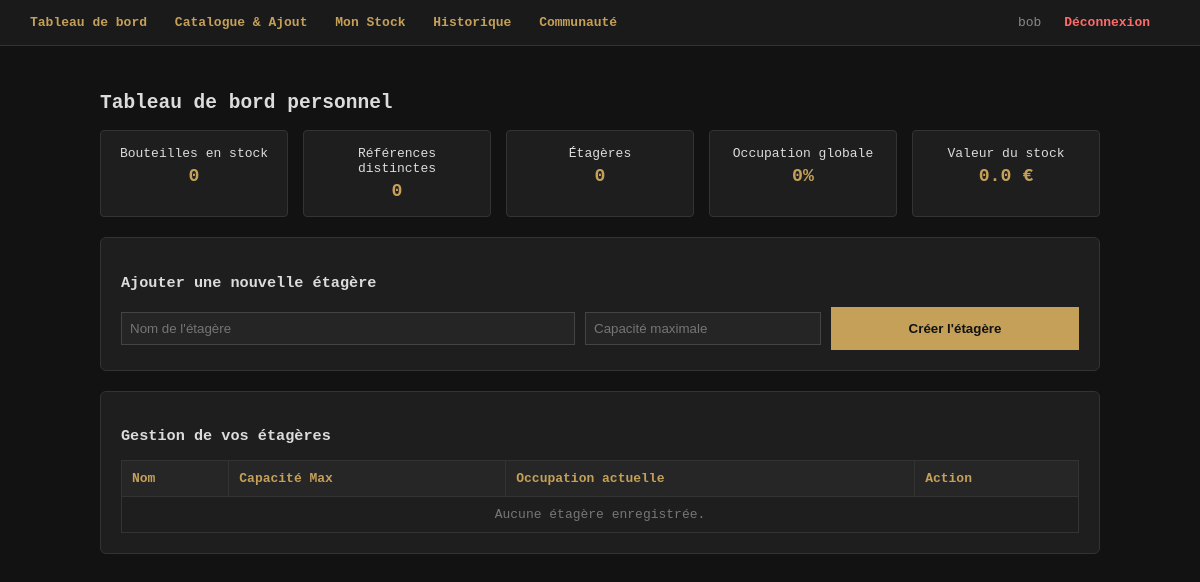
Before: /dashboard (signed in) with the older database file.
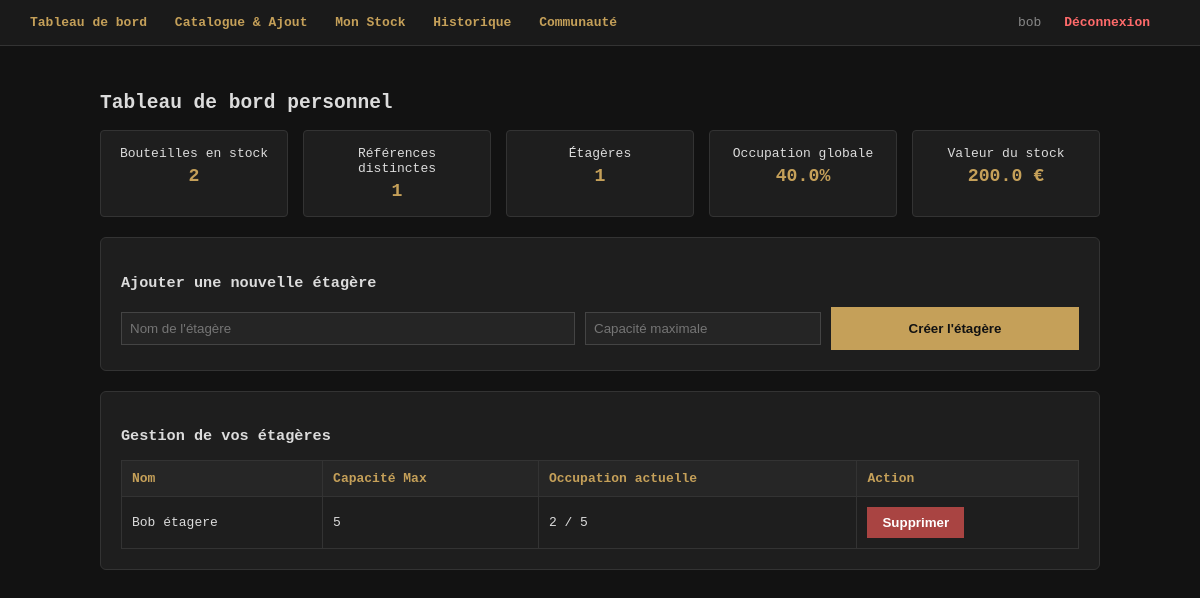
After: the same page with the newer database file.
### tables this page shows
CREATE TABLE etagere (
                id INTEGER PRIMARY KEY AUTOINCREMENT,
                nom TEXT NOT NULL,
                capacite INTEGER NOT NULL,
                cave_id INTEGER NOT NULL,
                FOREIGN KEY(cave_id) REFERENCES cave(id)
            );

### app.py (the view)
@app.route('/dashboard')
def dashboard(): # onglet dashboard pour un visuel dynamique de la cave et son contenue
    if 'user_id' not in session:
        return redirect(url_for('index'))
    user_id = session['user_id']
    conn = get_db()
    cursor = conn.cursor()
    cursor.execute("SELECT id FROM cave WHERE utilisateur_id = ?", (user_id,))
    cave = cursor.fetchone()
    cave_id = cave['id'] if cave else None
    etageres = []
    nb_bouteilles = 0
    nb_references = 0
    valeur_stock = 0.0
    capacite_totale = 0
    if cave_id:
        cursor.execute("""
            SELECT e.*,
            (SELECT COUNT(*) FROM bouteille b WHERE b.etagere_id = e.id AND b.statut = 'stock') as occupation
            FROM etagere e WHERE e.cave_id = ?
        """, (cave_id,))
        etageres = cursor.fetchall()
        for etag in etageres:
            capacite_totale += etag['capacite']
        cursor.execute("""
            SELECT COUNT(b.id) as nb, COUNT(DISTINCT b.vin_id) as refs, SUM(b.prix_achat) as total
            FROM bouteille b JOIN etagere e ON b.etagere_id = e.id
            WHERE e.cave_id = ? AND b.statut = 'stock'
        """, (cave_id,))
        res = cursor.fetchone()
        if res and res['nb']:
            nb_bouteilles = res['nb']
            nb_references = res['refs']
            valeur_stock = res['total'] if res['total'] else 0.0
    occupation_globale = (nb_bouteilles / capacite_totale * 100) if capacite_totale > 0 else 0
    conn.close()
    return render_template('dashboard.html',
                           etageres=etageres,
                           nb_bouteilles=nb_bouteilles,
                           nb_references=nb_references,
                           valeur_stock=valeur_stock,
                           capacite_totale=capacite_totale,
                           occupation_globale=round(occupation_globale, 1))

### app.py (called while the page is built)
def get_db(): # Récupération de la base de donnée
    conn = sqlite3.connect(DB_NAME)
    conn.row_factory = sqlite3.Row
    return conn

### templates/dashboard.html
{% extends "base.html" %}
{% block content %}
<h2>Tableau de bord personnel</h2>
<div class="stats-grid">
    <div class="stat-box"><div>Bouteilles en stock</div><div class="stat-val">{{ nb_bouteilles }}</div></div>
    <div class="stat-box"><div>Références distinctes</div><div class="stat-val">{{ nb_references }}</div></div>
    <div class="stat-box"><div>Étagères</div><div class="stat-val">{{ etageres|length }}</div></div>
    <div class="stat-box"><div>Occupation globale</div><div class="stat-val">{{ occupation_globale }}%</div></div>
    <div class="stat-box"><div>Valeur du stock</div><div class="stat-val">{{ valeur_stock }} €</div></div>
</div>
<div class="card">
    <h3>Ajouter une nouvelle étagère</h3>
    <form method="POST" action="/etagere/add" style="display:flex; gap:10px;">
        <input type="text" name="nom" placeholder="Nom de l'étagère" required style="flex:2;">
        <input type="number" name="capacite" placeholder="Capacité maximale" min="1" required style="flex:1;">
        <button type="submit" style="flex:1;">Créer l'étagère</button>
    </form>
</div>
<div class="card">
    <h3>Gestion de vos étagères</h3>
    <table>
        <tr><th>Nom</th><th>Capacité Max</th><th>Occupation actuelle</th><th>Action</th></tr>
        {% for etag in etageres %}
        <tr>
            <td>{{ etag.nom }}</td>
            <td>{{ etag.capacite }}</td>
            <td>{{ etag.occupation }} / {{ etag.capacite }}</td>
            <td>
                <form method="POST" action="/etagere/delete/{{ etag.id }}" onsubmit="return confirm('Supprimer cette étagère ?');" style="margin:0;">
                    <button type="submit" class="btn-danger">Supprimer</button>
                </form>
            </td>
        </tr>
        {% else %}
        <tr><td colspan="4" style="text-align:center; color:#777;">Aucune étagère enregistrée.</td></tr>
        {% endfor %}
    </table>
</div>
{% endblock %}

Changed rows visible on the page:
added etagere: nom "Bob étagere", capacite "5", occupation "2"
Other visible differences:
{{ nb_bouteilles }}: "0" → "2"
{{ nb_references }}: "0" → "1"
{{ etageres|length }}: "0" → "1"
{{ occupation_globale }}: "0" → "40.0"
{{ valeur_stock }}: "0.0" → "200.0"
text no longer shown: "Aucune étagère enregistrée."
